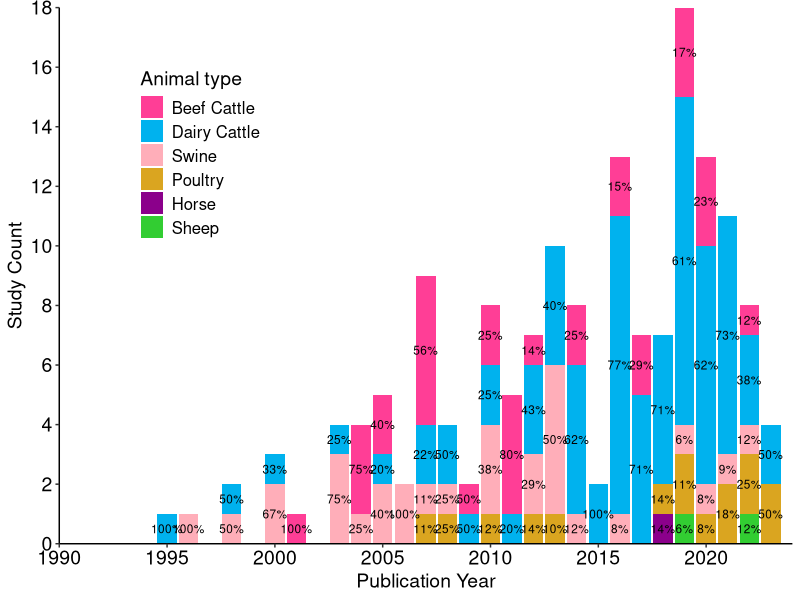
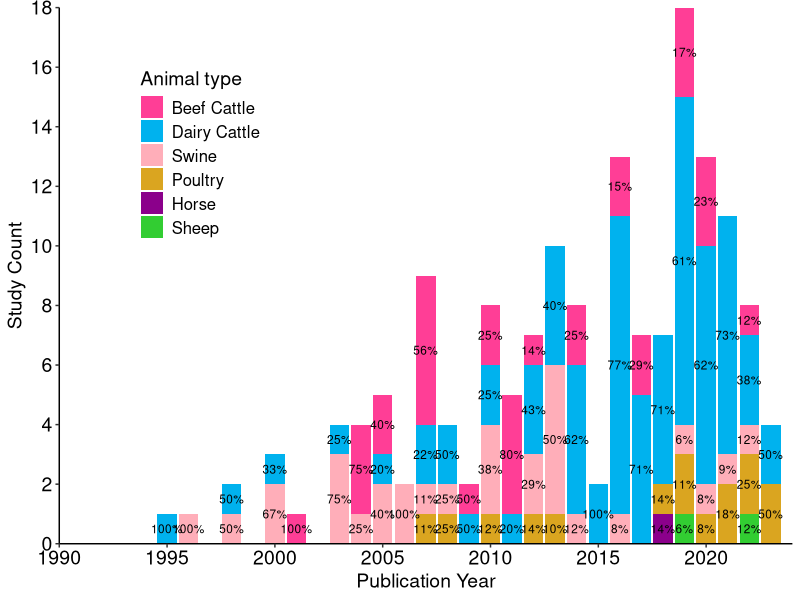

Generate these figures, in order, with R:
#To prepare figure for livestock, CH4 only
#Figure 1
library(tidyverse);library(ggpubr)

#read data
GHG.CH4 <- read.csv("input/Canada GHG storage lit review data 20240611.csv",header = T)
#obtain studies with field measurement 
GHG.storage <- GHG.CH4[grepl("Storage", GHG.CH4$GHG.source),]
GHG.storage <- GHG.storage[GHG.storage$CH4==TRUE,]
GHG.storage <- GHG.storage %>%
  drop_na(Livestock)

#Livestock types
livestock_data <- GHG.storage %>%
  separate_rows(Livestock, sep = ",\\s*") %>%
  group_by(Pub..year,Livestock) %>%
  summarise(Number = n()) %>%
  ungroup() %>%
  group_by(Pub..year) %>%
  mutate(Percentage = Number / sum(Number) * 100)
livestock_data$Livestock <- factor(livestock_data$Livestock, 
                                          levels=c("Beef Cattle", "Dairy Cattle",
                                                   "Swine", "Poultry","Horse",
                                                   "Sheep"))

#Livestock count
livestock_count <- GHG.storage %>%
  separate_rows(Livestock, sep = ",\\s*") %>%
  group_by(Livestock) %>%
  summarise(Number = n())

#Figure on livestock
Figure_Livestock <- ggplot(data = na.omit(livestock_data), 
                aes(x = Pub..year, y = Number, fill = Livestock, group = Livestock)) +
  geom_bar(stat = "identity",
           linetype = 0) +
  labs(x = "Publication Year", y = "Study Count", fill = "Animal type") +
  scale_fill_manual(values = c("Beef Cattle" = "violetred1", "Dairy Cattle" = "deepskyblue2", 
                                "Swine" = "lightpink1", "Poultry" = "goldenrod",
                                "Horse" = "darkmagenta", "Sheep" = "limegreen")) +
  theme_classic() +
  theme(axis.text = element_text(size = 14, color = "black"),
        axis.title.x = element_text(size = 14),
        axis.title.y = element_text(size = 14),
        legend.position = c(0.1, 0.9),  # Adjust the legend position
        legend.justification = c(0, 1),  # Align the legend to top-left
        legend.title = element_text(size = 14),  # Adjust legend title font size
        legend.text = element_text(size = 12),
        axis.line = element_line(color = "black")) +
  geom_text(aes(label = paste0(round(Percentage, 0), "%")),
            position = position_stack(vjust = 0.5),
            size = 3,
            color = "black") +
  scale_y_continuous(limits = c(0, 18), 
                     breaks = seq(0, 18, by = 2),
                     expand = c(0, 0))+
  scale_x_continuous(limits = c(1990, 2024), 
                     breaks = seq(1990, 2024 , by = 5),
                     expand = c(0, 0))

Figure_Livestock

#Export figure
ggsave("output/Figure - Livestock.png", Figure_Livestock,
       width = 24, height = 18, units = "cm",
       dpi = 300)
